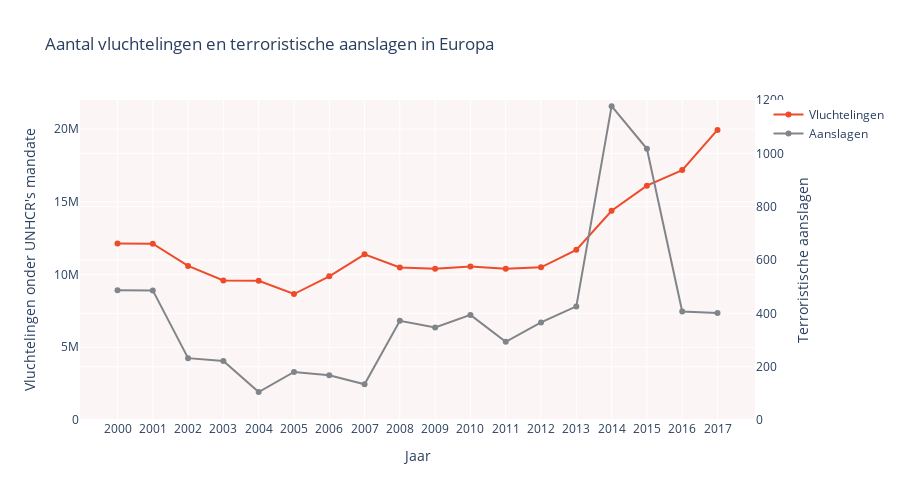

Notebook code for this chart:
### Markdown cell above
x

### Code cell
import plotly.graph_objs as go
import plotly.express as px
import pandas as pd
import geopandas as gpd
import matplotlib.pyplot as plt

df3 = pd.read_csv('aanslagen_per_jaar.csv')

colors = ['rgb(238, 75, 43)', 'rgb(252,245,245)', 'rgb(129, 133, 137)']
fig = go.Figure()

fig.add_trace(go.Scatter(
    x=df2['Year'],
    y=df2["Refugees under UNHCR's mandate"],
    marker_color='rgb(238, 75, 43)',
    name="Vluchtelingen",
    yaxis='y'  
))

fig.add_trace(go.Scatter(
    x=df3['year'],
    y=df3[('count')],
    marker_color='rgb(129, 133, 137)',
    name="Aanslagen",
    yaxis='y2'  
))

fig.update_layout(
    title='Aantal vluchtelingen en terroristische aanslagen in Europa',
    xaxis=dict(type='category'),
    yaxis=dict(range=[0, 22000000], title="Vluchtelingen onder UNHCR's mandate" , side='left'),
    yaxis2=dict(range=[0, 1200], title="Terroristische aanslagen", overlaying='y', side='right'),  
    xaxis_title='Jaar',
    height=500,
    bargap=0.1,
    plot_bgcolor='rgb(252,245,245)',
)

fig.show()

### Figure 1 — Plotly figure (JSON) as saved in the notebook; plotly's stock layout.template omitted (floating-point values rounded to 4 significant figures)
{"data": [{"marker": {"color": "rgb(238, 75, 43)"}, "name": "Vluchtelingen", "type": "scatter", "x": [2000, 2001, 2002, 2003, 2004, 2005, 2006, 2007, 2008, 2009, 2010, 2011, 2012, 2013, 2014, 2015, 2016, 2017], "y": [12129079, 12116301, 10593526, 9592247, 9572719, 8661293, 9876879, 11390082, 10488915, 10395713, 10548835, 10403937, 10497017, 11698233, 14384289, 16110276, 17184286, 19940566], "yaxis": "y"}, {"marker": {"color": "rgb(129, 133, 137)"}, "name": "Aanslagen", "type": "scatter", "x": [2000, 2001, 2002, 2003, 2004, 2005, 2006, 2007, 2008, 2009, 2010, 2011, 2012, 2013, 2014, 2015, 2016, 2017], "y": [487, 486, 232, 221, 105, 180, 168, 134, 372, 347, 394, 293, 366, 426, 1177, 1017, 407, 401], "yaxis": "y2"}], "layout": {"bargap": 0.1, "height": 500, "plot_bgcolor": "rgb(252,245,245)", "title": {"text": "Aantal vluchtelingen en terroristische aanslagen in Europa"}, "xaxis": {"title": {"text": "Jaar"}, "type": "category"}, "yaxis": {"range": [0, 22000000], "side": "left", "title": {"text": "Vluchtelingen onder UNHCR's mandate"}}, "yaxis2": {"overlaying": "y", "range": [0, 1200], "side": "right", "title": {"text": "Terroristische aanslagen"}}}}
